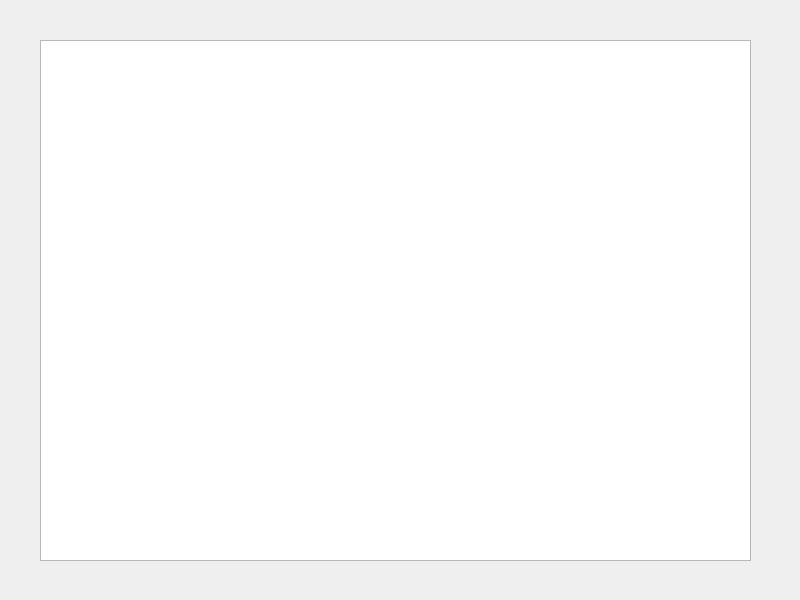
<?xml version="1.0" encoding="UTF-8"?>
<ui version="4.0">
 <class>Widget</class>
 <widget class="QWidget" name="Widget">
  <property name="geometry">
   <rect>
    <x>0</x>
    <y>0</y>
    <width>800</width>
    <height>600</height>
   </rect>
  </property>
  <property name="windowTitle">
   <string>Widget</string>
  </property>
  <widget class="QListWidget" name="listWidget">
   <property name="geometry">
    <rect>
     <x>40</x>
     <y>40</y>
     <width>711</width>
     <height>521</height>
    </rect>
   </property>
  </widget>
 </widget>
 <resources/>
 <connections/>
</ui>
